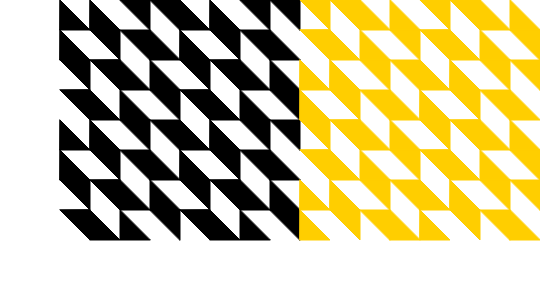
Frame 1 (no input)
Frame 60 (no input): identical to frame 1, image omitted
Frame 120 (the mouse pressed at the canvas centre since frame 60): identical to frame 1, image omitted

The p5.js sketch that drew this single still picture (run headless with seeded random() and noise() and a simulated clock; from frame 60 on, the mouse is pressed at the canvas centre):

// p5.js sketch
// ── sketch.js
function setup() {

  createCanvas(540,300);
}

function draw() {
  background(255);
	   //var de triangulo 1 y triangulo 2
var xan1= 60;   var xan4=120
var yan1= 0;    var yan4=0
var xan2= 90;   var xan5=150
var yan2= 30;   var yan5=0
var xan3= 60;   var xan6=150
var yan3= 30;   var yan6=30
    //up remplazan a 3 y do remplazan a 5
var xanup= 90;  var xando= 120
var yanup= 0;   var yando=30

	  //making triangles (initial pattern)
	stroke(0)
	fill(0)
var x=30
// firts part (letf-up)
var dif=0
triangle(xan1,yan1+dif,xan2,yan2+dif,xan3,yan3+dif)
triangle(xan1+x,yan1+dif,xan2+x,yan2+dif,xan3+x,yan3+dif)
triangle(xan4,yan4+dif,xan5,yan5+dif,xan6,yan6+dif)
triangle(xan4+x,yan4+dif,xan5+x,yan5+dif,xan6+x,yan6+dif)
var dif=30
triangle(xan1,yan1+dif,xan2,yan2+dif,xan3,yan3+dif)
triangle(xan1+x,yan1+dif,xan2+x,yan2+dif,xanup+x,yanup+dif)
triangle(xan4,yan4+dif,xan5,yan5+dif,xan6,yan6+dif)
triangle(xan4+x,yan4+dif,xando+x,yando+dif,xan6+x,yan6+dif)
var dif=60
triangle(xan1,yan1+dif,xan2,yan2+dif,xanup,yanup+dif)
triangle(xan1+x,yan1+dif,xan2+x,yan2+dif,xanup+x,yanup+dif)
triangle(xan4,yan4+dif,xando,yando+dif,xan6,yan6+dif)
triangle(xan4+x,yan4+dif,xando+x,yando+dif,xan6+x,yan6+dif)
var dif=90
triangle(xan1,yan1+dif,xan2,yan2+dif,xanup,yanup+dif)
triangle(xan1+x,yan1+dif,xan2+x,yan2+dif,xan3+x,yan3+dif)
triangle(xan4,yan4+dif,xando,yando+dif,xan6,yan6+dif)
triangle(xan4+x,yan4+dif,xan5+x,yan5+dif,xan6+x,yan6+dif)

//second part (left-down)
var dif=120
triangle(xan1,yan1+dif,xan2,yan2+dif,xan3,yan3+dif)
triangle(xan1+x,yan1+dif,xan2+x,yan2+dif,xan3+x,yan3+dif)
triangle(xan4,yan4+dif,xan5,yan5+dif,xan6,yan6+dif)
triangle(xan4+x,yan4+dif,xan5+x,yan5+dif,xan6+x,yan6+dif)
var dif=150
triangle(xan1,yan1+dif,xan2,yan2+dif,xan3,yan3+dif)
triangle(xan1+x,yan1+dif,xan2+x,yan2+dif,xanup+x,yanup+dif)
triangle(xan4,yan4+dif,xan5,yan5+dif,xan6,yan6+dif)
triangle(xan4+x,yan4+dif,xando+x,yando+dif,xan6+x,yan6+dif)
var dif=180
triangle(xan1,yan1+dif,xan2,yan2+dif,xanup,yanup+dif)
triangle(xan1+x,yan1+dif,xan2+x,yan2+dif,xanup+x,yanup+dif)
triangle(xan4,yan4+dif,xando,yando+dif,xan6,yan6+dif)
triangle(xan4+x,yan4+dif,xando+x,yando+dif,xan6+x,yan6+dif)
var dif=210
triangle(xan1,yan1+dif,xan2,yan2+dif,xanup,yanup+dif)
triangle(xan1+x,yan1+dif,xan2+x,yan2+dif,xan3+x,yan3+dif)
triangle(xan4,yan4+dif,xando,yando+dif,xan6,yan6+dif)
triangle(xan4+x,yan4+dif,xan5+x,yan5+dif,xan6+x,yan6+dif)
  
//part 3 (rigth-up)
  
	   //var de triangulo 1 y triangulo 2
var xan1= 60+120;   var xan4=120+120
var yan1= 0;        var yan4=0
var xan2= 90+120;   var xan5=150+120
var yan2= 30;       var yan5=0
var xan3= 60+120;   var xan6=150+120
var yan3= 30;       var yan6=30
    //up remplazan a 3 y do remplazan a 5
var xanup= 90+120;  var xando= 120+120
var yanup= 0;       var yando=30

	  //making triangles (initial pattern)
	stroke(0)
	fill(0)  

var dif=0
triangle(xan1,yan1+dif,xan2,yan2+dif,xan3,yan3+dif)
triangle(xan1+x,yan1+dif,xan2+x,yan2+dif,xan3+x,yan3+dif)
triangle(xan4,yan4+dif,xan5,yan5+dif,xan6,yan6+dif)
triangle(xan4+x,yan4+dif,xan5+x,yan5+dif,xan6+x,yan6+dif)
var dif=30
triangle(xan1,yan1+dif,xan2,yan2+dif,xan3,yan3+dif)
triangle(xan1+x,yan1+dif,xan2+x,yan2+dif,xanup+x,yanup+dif)
triangle(xan4,yan4+dif,xan5,yan5+dif,xan6,yan6+dif)
triangle(xan4+x,yan4+dif,xando+x,yando+dif,xan6+x,yan6+dif)
var dif=60
triangle(xan1,yan1+dif,xan2,yan2+dif,xanup,yanup+dif)
triangle(xan1+x,yan1+dif,xan2+x,yan2+dif,xanup+x,yanup+dif)
triangle(xan4,yan4+dif,xando,yando+dif,xan6,yan6+dif)
triangle(xan4+x,yan4+dif,xando+x,yando+dif,xan6+x,yan6+dif)
var dif=90
triangle(xan1,yan1+dif,xan2,yan2+dif,xanup,yanup+dif)
triangle(xan1+x,yan1+dif,xan2+x,yan2+dif,xan3+x,yan3+dif)
triangle(xan4,yan4+dif,xando,yando+dif,xan6,yan6+dif)
triangle(xan4+x,yan4+dif,xan5+x,yan5+dif,xan6+x,yan6+dif)

//second part (left-down)
var dif=120
triangle(xan1,yan1+dif,xan2,yan2+dif,xan3,yan3+dif)
triangle(xan1+x,yan1+dif,xan2+x,yan2+dif,xan3+x,yan3+dif)
triangle(xan4,yan4+dif,xan5,yan5+dif,xan6,yan6+dif)
triangle(xan4+x,yan4+dif,xan5+x,yan5+dif,xan6+x,yan6+dif)
var dif=150
triangle(xan1,yan1+dif,xan2,yan2+dif,xan3,yan3+dif)
triangle(xan1+x,yan1+dif,xan2+x,yan2+dif,xanup+x,yanup+dif)
triangle(xan4,yan4+dif,xan5,yan5+dif,xan6,yan6+dif)
triangle(xan4+x,yan4+dif,xando+x,yando+dif,xan6+x,yan6+dif)
var dif=180
triangle(xan1,yan1+dif,xan2,yan2+dif,xanup,yanup+dif)
triangle(xan1+x,yan1+dif,xan2+x,yan2+dif,xanup+x,yanup+dif)
triangle(xan4,yan4+dif,xando,yando+dif,xan6,yan6+dif)
triangle(xan4+x,yan4+dif,xando+x,yando+dif,xan6+x,yan6+dif)
var dif=210
triangle(xan1,yan1+dif,xan2,yan2+dif,xanup,yanup+dif)
triangle(xan1+x,yan1+dif,xan2+x,yan2+dif,xan3+x,yan3+dif)
triangle(xan4,yan4+dif,xando,yando+dif,xan6,yan6+dif)
triangle(xan4+x,yan4+dif,xan5+x,yan5+dif,xan6+x,yan6+dif)
  
	   //var de triangulo 1 y triangulo 2
var xan1= 60+120*2;   var xan4=120+120*2
var yan1= 0;          var yan4=0
var xan2= 90+120*2;   var xan5=150+120*2
var yan2= 30;         var yan5=0
var xan3= 60+120*2;   var xan6=150+120*2
var yan3= 30;         var yan6=30
    //up remplazan a 3 y do remplazan a 5
var xanup= 90+120*2;  var xando= 120+120*2
var yanup= 0;         var yando=30

	  //making triangles (initial pattern)
	stroke(255,206,0)
	fill(255,206,0)
  
var dif=0
var dif=0
triangle(xan1,yan1+dif,xan2,yan2+dif,xanup,yanup+dif)
triangle(xan1+x,yan1+dif,xan2+x,yan2+dif,xanup+x,yanup+dif)
triangle(xan4,yan4+dif,xando,yando+dif,xan6,yan6+dif)
triangle(xan4+x,yan4+dif,xando+x,yando+dif,xan6+x,yan6+dif)
var dif=30
triangle(xan1,yan1+dif,xan2,yan2+dif,xanup,yanup+dif)
triangle(xan1+x,yan1+dif,xan2+x,yan2+dif,xan3+x,yan3+dif)
triangle(xan4,yan4+dif,xando,yando+dif,xan6,yan6+dif)
triangle(xan4+x,yan4+dif,xan5+x,yan5+dif,xan6+x,yan6+dif)
var dif=60
triangle(xan1,yan1+dif,xan2,yan2+dif,xan3,yan3+dif)
triangle(xan1+x,yan1+dif,xan2+x,yan2+dif,xan3+x,yan3+dif)
triangle(xan4,yan4+dif,xan5,yan5+dif,xan6,yan6+dif)
triangle(xan4+x,yan4+dif,xan5+x,yan5+dif,xan6+x,yan6+dif)
var dif=90
triangle(xan1,yan1+dif,xan2,yan2+dif,xan3,yan3+dif)
triangle(xan1+x,yan1+dif,xan2+x,yan2+dif,xanup+x,yanup+dif)
triangle(xan4,yan4+dif,xan5,yan5+dif,xan6,yan6+dif)
triangle(xan4+x,yan4+dif,xando+x,yando+dif,xan6+x,yan6+dif)

//second part (left-down)
var dif=120
triangle(xan1,yan1+dif,xan2,yan2+dif,xanup,yanup+dif)
triangle(xan1+x,yan1+dif,xan2+x,yan2+dif,xanup+x,yanup+dif)
triangle(xan4,yan4+dif,xando,yando+dif,xan6,yan6+dif)
triangle(xan4+x,yan4+dif,xando+x,yando+dif,xan6+x,yan6+dif)
var dif=150
triangle(xan1,yan1+dif,xan2,yan2+dif,xanup,yanup+dif)
triangle(xan1+x,yan1+dif,xan2+x,yan2+dif,xan3+x,yan3+dif)
triangle(xan4,yan4+dif,xando,yando+dif,xan6,yan6+dif)
triangle(xan4+x,yan4+dif,xan5+x,yan5+dif,xan6+x,yan6+dif)
var dif=180
triangle(xan1,yan1+dif,xan2,yan2+dif,xan3,yan3+dif)
triangle(xan1+x,yan1+dif,xan2+x,yan2+dif,xan3+x,yan3+dif)
triangle(xan4,yan4+dif,xan5,yan5+dif,xan6,yan6+dif)
triangle(xan4+x,yan4+dif,xan5+x,yan5+dif,xan6+x,yan6+dif)
var dif=210
triangle(xan1,yan1+dif,xan2,yan2+dif,xan3,yan3+dif)
triangle(xan1+x,yan1+dif,xan2+x,yan2+dif,xanup+x,yanup+dif)
triangle(xan4,yan4+dif,xan5,yan5+dif,xan6,yan6+dif)
triangle(xan4+x,yan4+dif,xando+x,yando+dif,xan6+x,yan6+dif)
  
//

	   //var de triangulo 1 y triangulo 2
var xan1= 60+120*3;   var xan4=120+120*3
var yan1= 0;          var yan4=0
var xan2= 90+120*3;   var xan5=150+120*3
var yan2= 30;         var yan5=0
var xan3= 60+120*3;   var xan6=150+120*3
var yan3= 30;         var yan6=30
    //up remplazan a 3 y do remplazan a 5
var xanup= 90+120*3;  var xando= 120+120*3
var yanup= 0;         var yando=30
  
var dif=0
triangle(xan1,yan1+dif,xan2,yan2+dif,xanup,yanup+dif)
triangle(xan1+x,yan1+dif,xan2+x,yan2+dif,xanup+x,yanup+dif)
triangle(xan4,yan4+dif,xando,yando+dif,xan6,yan6+dif)
triangle(xan4+x,yan4+dif,xando+x,yando+dif,xan6+x,yan6+dif)
var dif=30
triangle(xan1,yan1+dif,xan2,yan2+dif,xanup,yanup+dif)
triangle(xan1+x,yan1+dif,xan2+x,yan2+dif,xan3+x,yan3+dif)
triangle(xan4,yan4+dif,xando,yando+dif,xan6,yan6+dif)
triangle(xan4+x,yan4+dif,xan5+x,yan5+dif,xan6+x,yan6+dif)
var dif=60
triangle(xan1,yan1+dif,xan2,yan2+dif,xan3,yan3+dif)
triangle(xan1+x,yan1+dif,xan2+x,yan2+dif,xan3+x,yan3+dif)
triangle(xan4,yan4+dif,xan5,yan5+dif,xan6,yan6+dif)
triangle(xan4+x,yan4+dif,xan5+x,yan5+dif,xan6+x,yan6+dif)
var dif=90
triangle(xan1,yan1+dif,xan2,yan2+dif,xan3,yan3+dif)
triangle(xan1+x,yan1+dif,xan2+x,yan2+dif,xanup+x,yanup+dif)
triangle(xan4,yan4+dif,xan5,yan5+dif,xan6,yan6+dif)
triangle(xan4+x,yan4+dif,xando+x,yando+dif,xan6+x,yan6+dif)

//second part (left-down)
var dif=120
triangle(xan1,yan1+dif,xan2,yan2+dif,xanup,yanup+dif)
triangle(xan1+x,yan1+dif,xan2+x,yan2+dif,xanup+x,yanup+dif)
triangle(xan4,yan4+dif,xando,yando+dif,xan6,yan6+dif)
triangle(xan4+x,yan4+dif,xando+x,yando+dif,xan6+x,yan6+dif)
var dif=150
triangle(xan1,yan1+dif,xan2,yan2+dif,xanup,yanup+dif)
triangle(xan1+x,yan1+dif,xan2+x,yan2+dif,xan3+x,yan3+dif)
triangle(xan4,yan4+dif,xando,yando+dif,xan6,yan6+dif)
triangle(xan4+x,yan4+dif,xan5+x,yan5+dif,xan6+x,yan6+dif)
var dif=180
triangle(xan1,yan1+dif,xan2,yan2+dif,xan3,yan3+dif)
triangle(xan1+x,yan1+dif,xan2+x,yan2+dif,xan3+x,yan3+dif)
triangle(xan4,yan4+dif,xan5,yan5+dif,xan6,yan6+dif)
triangle(xan4+x,yan4+dif,xan5+x,yan5+dif,xan6+x,yan6+dif)
var dif=210
triangle(xan1,yan1+dif,xan2,yan2+dif,xan3,yan3+dif)
triangle(xan1+x,yan1+dif,xan2+x,yan2+dif,xanup+x,yanup+dif)
triangle(xan4,yan4+dif,xan5,yan5+dif,xan6,yan6+dif)
triangle(xan4+x,yan4+dif,xando+x,yando+dif,xan6+x,yan6+dif)
  

}
